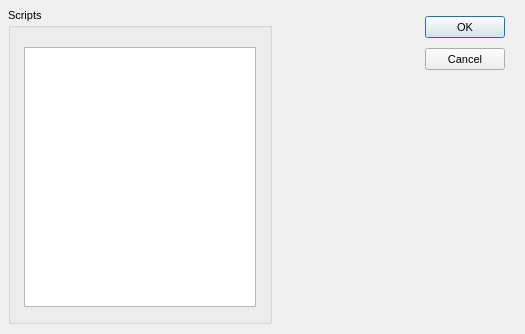
<?xml version="1.0"?>
<ui version="4.0">
  <class>Form</class>
  <widget class="QDialog" name="IDD_POWPROP_DIALOG">
    <property name="geometry">
      <rect>
        <x>0</x>
        <y>0</y>
        <width>525</width>
        <height>334</height>
      </rect>
    </property>
    <property name="windowTitle">
      <string>Powerup properties</string>
    </property>
    <property name="font">
      <font>
        <family>Liberation Sans</family>
        <pointsize>8</pointsize>
        <bold>false</bold>
        <italic>false</italic>
      </font>
    </property>
    <property name="enabled">
      <bool>true</bool>
    </property>
    <property name="windowFlags">
      <set>Qt::Dialog|Qt::WindowCloseButtonHint</set>
    </property>
    <property name="minimumSize">
      <size>
        <width>525</width>
        <height>334</height>
      </size>
    </property>
    <property name="maximumSize">
      <size>
        <width>525</width>
        <height>334</height>
      </size>
    </property>
    <widget class="QGroupBox" name="IDC_STATIC">
      <property name="geometry">
        <rect>
          <x>8</x>
          <y>8</y>
          <width>264</width>
          <height>316</height>
        </rect>
      </property>
      <property name="title">
        <string>Scripts</string>
      </property>
      <property name="visible">
        <bool>true</bool>
      </property>
      <property name="enabled">
        <bool>true</bool>
      </property>
      <property name="flat">
        <bool>false</bool>
      </property>
      <widget class="QTextEdit" name="IDC_POWERUP_SCRIPT_EDIT">
        <property name="geometry">
          <rect>
            <x>16</x>
            <y>39</y>
            <width>232</width>
            <height>260</height>
          </rect>
        </property>
        <property name="visible">
          <bool>true</bool>
        </property>
        <property name="enabled">
          <bool>true</bool>
        </property>
        <property name="tabChangesFocus">
          <bool>false</bool>
        </property>
        <property name="verticalScrollBarPolicy">
          <enum>Qt::ScrollBarAsNeeded</enum>
        </property>
        <property name="horizontalScrollBarPolicy">
          <enum>Qt::ScrollBarAsNeeded</enum>
        </property>
      </widget>
    </widget>
    <widget class="QPushButton" name="IDOK">
      <property name="geometry">
        <rect>
          <x>425</x>
          <y>16</y>
          <width>80</width>
          <height>22</height>
        </rect>
      </property>
      <property name="text">
        <string>OK</string>
      </property>
      <property name="visible">
        <bool>true</bool>
      </property>
      <property name="enabled">
        <bool>true</bool>
      </property>
      <property name="default">
        <bool>true</bool>
      </property>
      <property name="autoDefault">
        <bool>true</bool>
      </property>
    </widget>
    <widget class="QPushButton" name="IDCANCEL">
      <property name="geometry">
        <rect>
          <x>425</x>
          <y>48</y>
          <width>80</width>
          <height>22</height>
        </rect>
      </property>
      <property name="text">
        <string>Cancel</string>
      </property>
      <property name="visible">
        <bool>true</bool>
      </property>
      <property name="enabled">
        <bool>true</bool>
      </property>
      <property name="default">
        <bool>false</bool>
      </property>
      <property name="autoDefault">
        <bool>false</bool>
      </property>
    </widget>
    <action name="IDD_ORPHANHUNTER">
      <property name="text">
        <string>Orphan Hunter</string>
      </property>
    </action>
    <action name="IDD_REORDER_PAGES">
      <property name="text">
        <string>Reorder Net Pages</string>
      </property>
    </action>
    <action name="IDD_SHOW_ALL_CHECKED_OUT">
      <property name="text">
        <string>Show All Pages Checked Out</string>
      </property>
    </action>
    <action name="IDM_IMPORT_BITMAP">
      <property name="text">
        <string>Bitmap/Animation Converter...</string>
      </property>
    </action>
    <action name="ID_APP_ABOUT">
      <property name="text">
        <string>&amp;About editor...</string>
      </property>
    </action>
    <action name="ID_APP_EXIT">
      <property name="text">
        <string>E&amp;xit</string>
      </property>
      <property name="shortcut">
        <string>Alt+X</string>
      </property>
    </action>
    <action name="ID_BRIEFING_EDITOR">
      <property name="text">
        <string>Briefing Editor...</string>
      </property>
    </action>
    <action name="ID_BUTTON_LIGHTING">
      <property name="text">
        <string>ID_BUTTON_LIGHTING</string>
      </property>
    </action>
    <action name="ID_BUTTON_OUTLINE">
      <property name="text">
        <string>ID_BUTTON_OUTLINE</string>
      </property>
    </action>
    <action name="ID_BUTTON_WINDOWSELECTION">
      <property name="text">
        <string>ID_BUTTON_WINDOWSELECTION</string>
      </property>
    </action>
    <action name="ID_D3HELP">
      <property name="text">
        <string>Help on D3 Editor</string>
      </property>
    </action>
    <action name="ID_EDITORS_AIPROPERTIES">
      <property name="text">
        <string>AI Properties...</string>
      </property>
    </action>
    <action name="ID_EDITORS_AMBIENTSOUNDS">
      <property name="text">
        <string>Ambient Sounds...</string>
      </property>
    </action>
    <action name="ID_EDITORS_DALLAS">
      <property name="text">
        <string>Dallas Graphical Script Editor...</string>
      </property>
    </action>
    <action name="ID_EDITORS_FILES">
      <property name="text">
        <string>Files...</string>
      </property>
    </action>
    <action name="ID_EDITORS_MEGACELLS">
      <property name="text">
        <string>Megacells...</string>
      </property>
    </action>
    <action name="ID_EDIT_ADDSELECT">
      <property name="text">
        <string>Add Current Room to Selected List</string>
      </property>
    </action>
    <action name="ID_EDIT_ATTACH">
      <property name="text">
        <string>&amp;Attach</string>
      </property>
    </action>
    <action name="ID_EDIT_CLEARSELECTED">
      <property name="text">
        <string>Clear Selected List</string>
      </property>
    </action>
    <action name="ID_EDIT_COPY">
      <property name="text">
        <string>&amp;Copy</string>
      </property>
      <property name="shortcut">
        <string>Ctrl+Ins</string>
      </property>
    </action>
    <action name="ID_EDIT_CUT">
      <property name="text">
        <string>Cu&amp;t</string>
      </property>
      <property name="shortcut">
        <string>Shift+Del</string>
      </property>
    </action>
    <action name="ID_EDIT_DELETE">
      <property name="text">
        <string>&amp;Delete</string>
      </property>
    </action>
    <action name="ID_EDIT_LOADSCRAP">
      <property name="text">
        <string>Load Scrap from Disk</string>
      </property>
    </action>
    <action name="ID_EDIT_PASTE">
      <property name="text">
        <string>&amp;Paste</string>
      </property>
      <property name="shortcut">
        <string>Shift+Ins</string>
      </property>
    </action>
    <action name="ID_EDIT_PLACE">
      <property name="text">
        <string>&amp;Place in Mine</string>
      </property>
    </action>
    <action name="ID_EDIT_PLACE_TERRAIN">
      <property name="text">
        <string>&amp;Place on Terrain</string>
      </property>
    </action>
    <action name="ID_EDIT_REMOVESELECT">
      <property name="text">
        <string>Remove Current Room from Selected List</string>
      </property>
    </action>
    <action name="ID_EDIT_SAVESCRAP">
      <property name="text">
        <string>Save Scrap to Disk</string>
      </property>
    </action>
    <action name="ID_EDIT_SELECTATTACHED">
      <property name="text">
        <string>Select All Rooms Attached to Current Room</string>
      </property>
    </action>
    <action name="ID_EDIT_UNDO">
      <property name="text">
        <string>&amp;Undo</string>
      </property>
      <property name="shortcut">
        <string>Alt+Backspace</string>
      </property>
    </action>
    <action name="ID_FILE_AUTOSAVE">
      <property name="text">
        <string>Autosave</string>
      </property>
      <property name="checkable">
        <bool>true</bool>
      </property>
    </action>
    <action name="ID_FILE_CHECKMINE">
      <property name="text">
        <string>&amp;Check Mine</string>
      </property>
    </action>
    <action name="ID_FILE_FIXCRACKS">
      <property name="text">
        <string>Fix Level Cracks</string>
      </property>
    </action>
    <action name="ID_FILE_FIXDEGENERATEFACES">
      <property name="text">
        <string>Fix/Remove Degenerate Faces</string>
      </property>
    </action>
    <action name="ID_FILE_IMPORT_ROOM">
      <property name="text">
        <string>Import 3DSMax Room</string>
      </property>
    </action>
    <action name="ID_FILE_INFORMATION">
      <property name="text">
        <string>&amp;Information</string>
      </property>
      <property name="shortcut">
        <string>Alt+I</string>
      </property>
    </action>
    <action name="ID_FILE_LEAVE_EDITOR">
      <property name="text">
        <string>Go to main menu...</string>
      </property>
    </action>
    <action name="ID_FILE_LEVELPROPS">
      <property name="text">
        <string>Set Selected Room(s) Properties</string>
      </property>
    </action>
    <action name="ID_FILE_LEVEL_INFO">
      <property name="text">
        <string>Edit Level Info...</string>
      </property>
    </action>
    <action name="ID_FILE_MRU_FILE1">
      <property name="text">
        <string>Recent File</string>
      </property>
      <property name="enabled">
        <bool>false</bool>
      </property>
    </action>
    <action name="ID_FILE_NEW">
      <property name="text">
        <string>&amp;New</string>
      </property>
      <property name="shortcut">
        <string>Ctrl+N</string>
      </property>
    </action>
    <action name="ID_FILE_OPEN">
      <property name="text">
        <string>&amp;Open...</string>
      </property>
      <property name="shortcut">
        <string>Ctrl+O</string>
      </property>
    </action>
    <action name="ID_FILE_PLAY640X480">
      <property name="text">
        <string>&amp;Play in 640 x 480</string>
      </property>
      <property name="shortcut">
        <string>Alt+P</string>
      </property>
    </action>
    <action name="ID_FILE_PREFERENCES">
      <property name="text">
        <string>Preferences</string>
      </property>
    </action>
    <action name="ID_FILE_PRINT">
      <property name="text">
        <string>&amp;Print...</string>
      </property>
      <property name="shortcut">
        <string>Ctrl+P</string>
      </property>
    </action>
    <action name="ID_FILE_PRINT_PREVIEW">
      <property name="text">
        <string>Print Pre&amp;view</string>
      </property>
    </action>
    <action name="ID_FILE_PRINT_SETUP">
      <property name="text">
        <string>P&amp;rint Setup...</string>
      </property>
    </action>
    <action name="ID_FILE_REMOVEDUPLICATEFACESFROMCURRENTROOM">
      <property name="text">
        <string>Remove Duplicate Faces from Current Room</string>
      </property>
    </action>
    <action name="ID_FILE_REMOVEEXTRAPOINTS">
      <property name="text">
        <string>Remove Extra Points</string>
      </property>
    </action>
    <action name="ID_FILE_RESTOREGAMESTATE">
      <property name="text">
        <string>Restore Gamestate</string>
      </property>
    </action>
    <action name="ID_FILE_SAVE">
      <property name="text">
        <string>&amp;Save</string>
      </property>
      <property name="shortcut">
        <string>Ctrl+S</string>
      </property>
    </action>
    <action name="ID_FILE_SAVEGOALTEXT">
      <property name="text">
        <string>Save Goal Text to File</string>
      </property>
    </action>
    <action name="ID_FILE_SAVE_AS">
      <property name="text">
        <string>Save &amp;As...</string>
      </property>
    </action>
    <action name="ID_FILE_SAVE_COPY_AS">
      <property name="text">
        <string>Save Copy &amp;As...</string>
      </property>
    </action>
    <action name="ID_FILE_STATS">
      <property name="text">
        <string>Show Level Stats</string>
      </property>
    </action>
    <action name="ID_FILE_UPDATE">
      <property name="text">
        <string>&amp;Update</string>
      </property>
      <property name="shortcut">
        <string>Ctrl+S</string>
      </property>
    </action>
    <action name="ID_FILE_VERIFY_LEVEL">
      <property name="text">
        <string>Verify Level</string>
      </property>
    </action>
    <action name="ID_HOTSPOT_TGA">
      <property name="text">
        <string>HotSpot TGA Extractor...</string>
      </property>
    </action>
    <action name="ID_MINE_VIEW">
      <property name="text">
        <string>Mine View</string>
      </property>
      <property name="shortcut">
        <string>F2</string>
      </property>
    </action>
    <action name="ID_OBJBUTTON">
      <property name="text">
        <string>ID_OBJBUTTON</string>
      </property>
    </action>
    <action name="ID_OBJECT_DELETEOBJECT">
      <property name="text">
        <string>Delete Object</string>
      </property>
      <property name="shortcut">
        <string>Del</string>
      </property>
    </action>
    <action name="ID_OBJECT_MOVEPLAYER">
      <property name="text">
        <string>Move Player 0 to Viewer</string>
      </property>
    </action>
    <action name="ID_OBJECT_PLACECAMERAATCURRENTFACE">
      <property name="text">
        <string>Create New Camera at Current Face</string>
      </property>
    </action>
    <action name="ID_OBJECT_PLACECAMERAATVIEWER">
      <property name="text">
        <string>Create New Camera at Viewer</string>
      </property>
    </action>
    <action name="ID_OBJECT_PLACEOBJECT">
      <property name="text">
        <string>Place Object</string>
      </property>
      <property name="shortcut">
        <string>Ins</string>
      </property>
    </action>
    <action name="ID_OBJECT_PLACESOUNDSOURCEATVIEWER">
      <property name="text">
        <string>Create SoundSource at Viewer</string>
      </property>
    </action>
    <action name="ID_OBJECT_PLACEWAYPOINTATVIEWER">
      <property name="text">
        <string>Place Waypoint at Viewer</string>
      </property>
    </action>
    <action name="ID_OBJECT_SELECTBYNUMBER">
      <property name="text">
        <string>Select Object By Number</string>
      </property>
    </action>
    <action name="ID_OBJECT_SETCAMERAFROMVIEWER">
      <property name="text">
        <string>Move Camera to Viewer</string>
      </property>
    </action>
    <action name="ID_OBJECT_SETVIEWERFROMCAMERA">
      <property name="text">
        <string>Move Viewer to Camera</string>
      </property>
    </action>
    <action name="ID_OSIRISCOMPILE">
      <property name="text">
        <string>ID_OSIRISCOMPILE</string>
      </property>
    </action>
    <action name="ID_REINIT_OPENGL">
      <property name="text">
        <string>ID_REINIT_OPENGL</string>
      </property>
    </action>
    <action name="ID_ROOM_ADD">
      <property name="text">
        <string>&amp;Add Room at Current Face</string>
      </property>
      <property name="shortcut">
        <string>Shift+A</string>
      </property>
    </action>
    <action name="ID_ROOM_ADDVERTTONEWFACE">
      <property name="text">
        <string>Add Vert to New Face</string>
      </property>
      <property name="shortcut">
        <string>Shift+V</string>
      </property>
    </action>
    <action name="ID_ROOM_ATTACHROOM">
      <property name="text">
        <string>Attach Room</string>
      </property>
    </action>
    <action name="ID_ROOM_BUILDBRIDGE">
      <property name="text">
        <string>&amp;Build Bridge</string>
      </property>
    </action>
    <action name="ID_ROOM_BUILDSMOOTHBRIDGE">
      <property name="text">
        <string>Build Smooth Bridge</string>
      </property>
      <property name="shortcut">
        <string>Ctrl+B</string>
      </property>
    </action>
    <action name="ID_ROOM_CLEARCENTERPOINT">
      <property name="text">
        <string>Clear Center Point</string>
      </property>
    </action>
    <action name="ID_ROOM_COMBINE">
      <property name="text">
        <string>Combine Rooms</string>
      </property>
    </action>
    <action name="ID_ROOM_DELETE">
      <property name="text">
        <string>Delete Current Room</string>
      </property>
    </action>
    <action name="ID_ROOM_DELETECONNECTEDFACES">
      <property name="text">
        <string>Delete Connected Faces</string>
      </property>
    </action>
    <action name="ID_ROOM_DELETEFACE">
      <property name="text">
        <string>Delete Current Face</string>
      </property>
    </action>
    <action name="ID_ROOM_DELETEPORTAL">
      <property name="text">
        <string>Delete Current Portal</string>
      </property>
    </action>
    <action name="ID_ROOM_DELETEVERT">
      <property name="text">
        <string>Delete Current Vert From Face</string>
      </property>
    </action>
    <action name="ID_ROOM_DROPROOM">
      <property name="text">
        <string>Drop Room</string>
      </property>
    </action>
    <action name="ID_ROOM_FACE_ADDVERTTOEDGE">
      <property name="text">
        <string>Add Vert To Edge</string>
      </property>
    </action>
    <action name="ID_ROOM_FACE_DELETEVERTONEDGE">
      <property name="text">
        <string>Delete Vert on Edge</string>
      </property>
    </action>
    <action name="ID_ROOM_FACE_MOVEVERTONEDGE">
      <property name="text">
        <string>Move Vert on Edge</string>
      </property>
    </action>
    <action name="ID_ROOM_FACE_SPLITFACE">
      <property name="text">
        <string>Split Face</string>
      </property>
    </action>
    <action name="ID_ROOM_FINISHNEWFACE">
      <property name="text">
        <string>Add Last Point to New Face (Finish Face)</string>
      </property>
    </action>
    <action name="ID_ROOM_GRABTEXTURE">
      <property name="text">
        <string>Grab Texture</string>
      </property>
      <property name="shortcut">
        <string>G</string>
      </property>
    </action>
    <action name="ID_ROOM_JOINROOMS">
      <property name="text">
        <string>Join Rooms</string>
      </property>
    </action>
    <action name="ID_ROOM_JOINROOMSEXACT">
      <property name="text">
        <string>Join Rooms Exact</string>
      </property>
    </action>
    <action name="ID_ROOM_JOIN_ADJACENT_FACES">
      <property name="text">
        <string>Join Adjacent Faces</string>
      </property>
    </action>
    <action name="ID_ROOM_LINKTONEWEXTERNAL">
      <property name="text">
        <string>Link Room to New External Room</string>
      </property>
    </action>
    <action name="ID_ROOM_MARK">
      <property name="text">
        <string>&amp;Mark Room/Face</string>
      </property>
      <property name="shortcut">
        <string>Ctrl+M</string>
      </property>
    </action>
    <action name="ID_ROOM_MERGEOBJECTINTOROOM">
      <property name="text">
        <string>Merge Object into Room</string>
      </property>
    </action>
    <action name="ID_ROOM_NEXTFACE">
      <property name="text">
        <string>Next Face</string>
      </property>
      <property name="shortcut">
        <string>F</string>
      </property>
    </action>
    <action name="ID_ROOM_PLACEROOM">
      <property name="text">
        <string>Place Room at Current Room</string>
      </property>
    </action>
    <action name="ID_ROOM_PLACETERRAINROOM">
      <property name="text">
        <string>Place Room at Current Terrain Cell</string>
      </property>
    </action>
    <action name="ID_ROOM_PREVIOUSFACE">
      <property name="text">
        <string>Previous Face</string>
      </property>
      <property name="shortcut">
        <string>Shift+F</string>
      </property>
    </action>
    <action name="ID_ROOM_PROPAGATETOADJACENTCOPLANARFACES">
      <property name="text">
        <string>Propagate to Adjacent Coplanar Faces</string>
      </property>
      <property name="shortcut">
        <string>Ctrl+F</string>
      </property>
    </action>
    <action name="ID_ROOM_PROPAGATETOALL">
      <property name="text">
        <string>Propagate to All Faces in Room</string>
      </property>
      <property name="shortcut">
        <string>Shift+R</string>
      </property>
    </action>
    <action name="ID_ROOM_RENAMEROOM">
      <property name="text">
        <string>Rename Room</string>
      </property>
      <property name="shortcut">
        <string>Ctrl+R</string>
      </property>
    </action>
    <action name="ID_ROOM_ROTATEPLACEDROOM45DEGREES">
      <property name="text">
        <string>Rotate Placed Room 45 Degrees</string>
      </property>
    </action>
    <action name="ID_ROOM_SAVECURRENTROOM">
      <property name="text">
        <string>Save Current Room</string>
      </property>
    </action>
    <action name="ID_ROOM_SELECTBYNUMBER">
      <property name="text">
        <string>Select Room by Number</string>
      </property>
    </action>
    <action name="ID_ROOM_SELECTFACEBYNUMBER">
      <property name="text">
        <string>Select Face by Number</string>
      </property>
    </action>
    <action name="ID_ROOM_SETCENTERFROMVIEWER">
      <property name="text">
        <string>Set Room Center from Viewer</string>
      </property>
    </action>
    <action name="ID_ROOM_SNAPPLACEDROOM">
      <property name="text">
        <string>Snap Placed Room</string>
      </property>
    </action>
    <action name="ID_ROOM_SNAPPOINTTOEDGE">
      <property name="text">
        <string>Snap Point to Edge</string>
      </property>
    </action>
    <action name="ID_ROOM_SNAPPOINTTOFACE">
      <property name="text">
        <string>Snap Point to Face</string>
      </property>
    </action>
    <action name="ID_ROOM_SNAPPOINTTOPOINT">
      <property name="text">
        <string>Snap Point to Point</string>
      </property>
    </action>
    <action name="ID_ROOM_SPLITFACE">
      <property name="text">
        <string>Triangulate face</string>
      </property>
    </action>
    <action name="ID_ROOM_STARTNEWFACE">
      <property name="text">
        <string>Add First Point to New Face (Start Face)</string>
      </property>
    </action>
    <action name="ID_ROOM_SWAPMAKEDANDCURRENTROOMFACE">
      <property name="text">
        <string>Swap Marked and Current Room/Face</string>
      </property>
    </action>
    <action name="ID_ROOM_UNDOSNAP">
      <property name="text">
        <string>Undo Snap</string>
      </property>
    </action>
    <action name="ID_ROOM_UNPLACEROOM">
      <property name="text">
        <string>Un-place Room/Group/Door</string>
      </property>
    </action>
    <action name="ID_ROOM_VIEW">
      <property name="text">
        <string>Room View</string>
      </property>
      <property name="shortcut">
        <string>F4</string>
      </property>
    </action>
    <action name="ID_SCRIPT_LEVEL_INTERFACE">
      <property name="text">
        <string>Levels and Scripts...</string>
      </property>
    </action>
    <action name="ID_SUBEDITORS_FONT">
      <property name="text">
        <string>Font Editor...</string>
      </property>
    </action>
    <action name="ID_SUBEDITORS_HOGMAKER">
      <property name="text">
        <string>Hog Maker...</string>
      </property>
    </action>
    <action name="ID_SUBEDITORS_TABLEFILEEDIT">
      <property name="text">
        <string>Table File Text Editor...</string>
      </property>
    </action>
    <action name="ID_SUBEDITORS_TABLEFILEFILTER">
      <property name="text">
        <string>Table File Filter...</string>
      </property>
    </action>
    <action name="ID_TABLEEDIT_FILE_EXIT">
      <property name="text">
        <string>&amp;Exit</string>
      </property>
    </action>
    <action name="ID_TABLEEDIT_FILE_LOAD">
      <property name="text">
        <string>&amp;Load...</string>
      </property>
    </action>
    <action name="ID_TABLEEDIT_FILE_SAVE">
      <property name="text">
        <string>&amp;Save</string>
      </property>
    </action>
    <action name="ID_TABLEEDIT_FILE_SAVE_AS">
      <property name="text">
        <string>S&amp;ave as...</string>
      </property>
    </action>
    <action name="ID_TABLEFILTER_FILE_EXIT">
      <property name="text">
        <string>Exit</string>
      </property>
    </action>
    <action name="ID_TABLEFILTER_FILE_LOAD">
      <property name="text">
        <string>Load...</string>
      </property>
    </action>
    <action name="ID_TABLEFILTER_FILE_NEW">
      <property name="text">
        <string>New</string>
      </property>
    </action>
    <action name="ID_TABLEFILTER_FILE_SAVE">
      <property name="text">
        <string>Save</string>
      </property>
    </action>
    <action name="ID_TABLEFILTER_FILE_SAVEAS">
      <property name="text">
        <string>Save as...</string>
      </property>
    </action>
    <action name="ID_TERRAIN_VIEW">
      <property name="text">
        <string>Terrain View</string>
      </property>
      <property name="shortcut">
        <string>F3</string>
      </property>
    </action>
    <action name="ID_TEST_TEST1">
      <property name="text">
        <string>Test function 1</string>
      </property>
    </action>
    <action name="ID_TEST_TEST2">
      <property name="text">
        <string>Test function 2</string>
      </property>
    </action>
    <action name="ID_TEST_TEST3">
      <property name="text">
        <string>Test function 3</string>
      </property>
    </action>
    <action name="ID_TOOLS_WORLD_OBJECTS_BUILDINGS">
      <property name="text">
        <string>Buildings...</string>
      </property>
    </action>
    <action name="ID_TOOLS_WORLD_OBJECTS_CLUTTER">
      <property name="text">
        <string>Clutter...</string>
      </property>
    </action>
    <action name="ID_TOOLS_WORLD_OBJECTS_DOOR">
      <property name="text">
        <string>Doors...</string>
      </property>
    </action>
    <action name="ID_TOOLS_WORLD_OBJECTS_LIGHTS">
      <property name="text">
        <string>Lights...</string>
      </property>
    </action>
    <action name="ID_TOOLS_WORLD_OBJECTS_PLAYER">
      <property name="text">
        <string>Player Ships...</string>
      </property>
    </action>
    <action name="ID_TOOLS_WORLD_OBJECTS_POWERUPS">
      <property name="text">
        <string>Powerups...</string>
      </property>
    </action>
    <action name="ID_TOOLS_WORLD_OBJECTS_ROBOTS">
      <property name="text">
        <string>Robots...</string>
      </property>
    </action>
    <action name="ID_TOOLS_WORLD_OBJECTS_SOUND">
      <property name="text">
        <string>Sounds...</string>
      </property>
    </action>
    <action name="ID_TOOLS_WORLD_TEXTURES">
      <property name="text">
        <string>Textures...</string>
      </property>
    </action>
    <action name="ID_TOOLS_WORLD_WEAPONS">
      <property name="text">
        <string>Weapons...</string>
      </property>
    </action>
    <action name="ID_VIEW_CENTERONCUBE">
      <property name="text">
        <string>Center on Current &amp;Room</string>
      </property>
      <property name="shortcut">
        <string>Home</string>
      </property>
    </action>
    <action name="ID_VIEW_CENTERONMINE">
      <property name="text">
        <string>Center on &amp;Mine Origin</string>
      </property>
    </action>
    <action name="ID_VIEW_CENTERONOBJECT">
      <property name="text">
        <string>Center on Current &amp;Object</string>
      </property>
    </action>
    <action name="ID_VIEW_DELETEVIEWER">
      <property name="text">
        <string>Delete Viewer</string>
      </property>
    </action>
    <action name="ID_VIEW_FLIP">
      <property name="text">
        <string>Flip Viewer</string>
      </property>
      <property name="shortcut">
        <string>/</string>
      </property>
    </action>
    <action name="ID_VIEW_KEYPAD_TOGGLE">
      <property name="text">
        <string>Keypad</string>
      </property>
      <property name="shortcut">
        <string>F10</string>
      </property>
    </action>
    <action name="ID_VIEW_MOVECAMERATOCURRENTOBJECT">
      <property name="text">
        <string>Move camera to Current Object</string>
      </property>
    </action>
    <action name="ID_VIEW_MOVECAMERATOSELECTEDFACE">
      <property name="text">
        <string>Move camera to &amp;Current Face</string>
      </property>
      <property name="shortcut">
        <string>Shift+C</string>
      </property>
    </action>
    <action name="ID_VIEW_MOVECAMERATOSELECTEDROOM">
      <property name="text">
        <string>Move camera to &amp;Current Room</string>
      </property>
      <property name="shortcut">
        <string>C</string>
      </property>
    </action>
    <action name="ID_VIEW_NEWVIEWER">
      <property name="text">
        <string>New Viewer</string>
      </property>
    </action>
    <action name="ID_VIEW_NEXTVIEWER">
      <property name="text">
        <string>Next Viewer</string>
      </property>
    </action>
    <action name="ID_VIEW_RESETVIEWRADIUS">
      <property name="text">
        <string>Reset View Radius</string>
      </property>
    </action>
    <action name="ID_VIEW_SHOWOBJECTSINWIREFRAMEVIEW">
      <property name="text">
        <string>Show objects in Wireframe view</string>
      </property>
    </action>
    <action name="ID_VIEW_SHOWVIEWERFORWARDVECTOR">
      <property name="text">
        <string>Show Viewer Forward Vector</string>
      </property>
    </action>
    <action name="ID_VIEW_STATUS_BAR">
      <property name="text">
        <string>&amp;Status Bar</string>
      </property>
    </action>
    <action name="ID_VIEW_TEXTUREMINE">
      <property name="text">
        <string>Te&amp;xtured view</string>
      </property>
    </action>
    <action name="ID_VIEW_TOOLBAR">
      <property name="text">
        <string>&amp;Toolbar</string>
      </property>
    </action>
    <action name="ID_VIEW_VIEWPROP">
      <property name="text">
        <string>Display Viewer Properties</string>
      </property>
    </action>
    <action name="ID_VIEW_WIREFRAMEMINE">
      <property name="text">
        <string>&amp;Wireframe view</string>
      </property>
    </action>
    <action name="ID_WINDOW_CASCADE">
      <property name="text">
        <string>&amp;Cascade</string>
      </property>
    </action>
    <action name="ID_WINDOW_TILE">
      <property name="text">
        <string>&amp;Tile</string>
      </property>
    </action>
    <action name="ID_ZBUTTON">
      <property name="text">
        <string>ID_ZBUTTON</string>
      </property>
    </action>
  </widget>
</ui>
